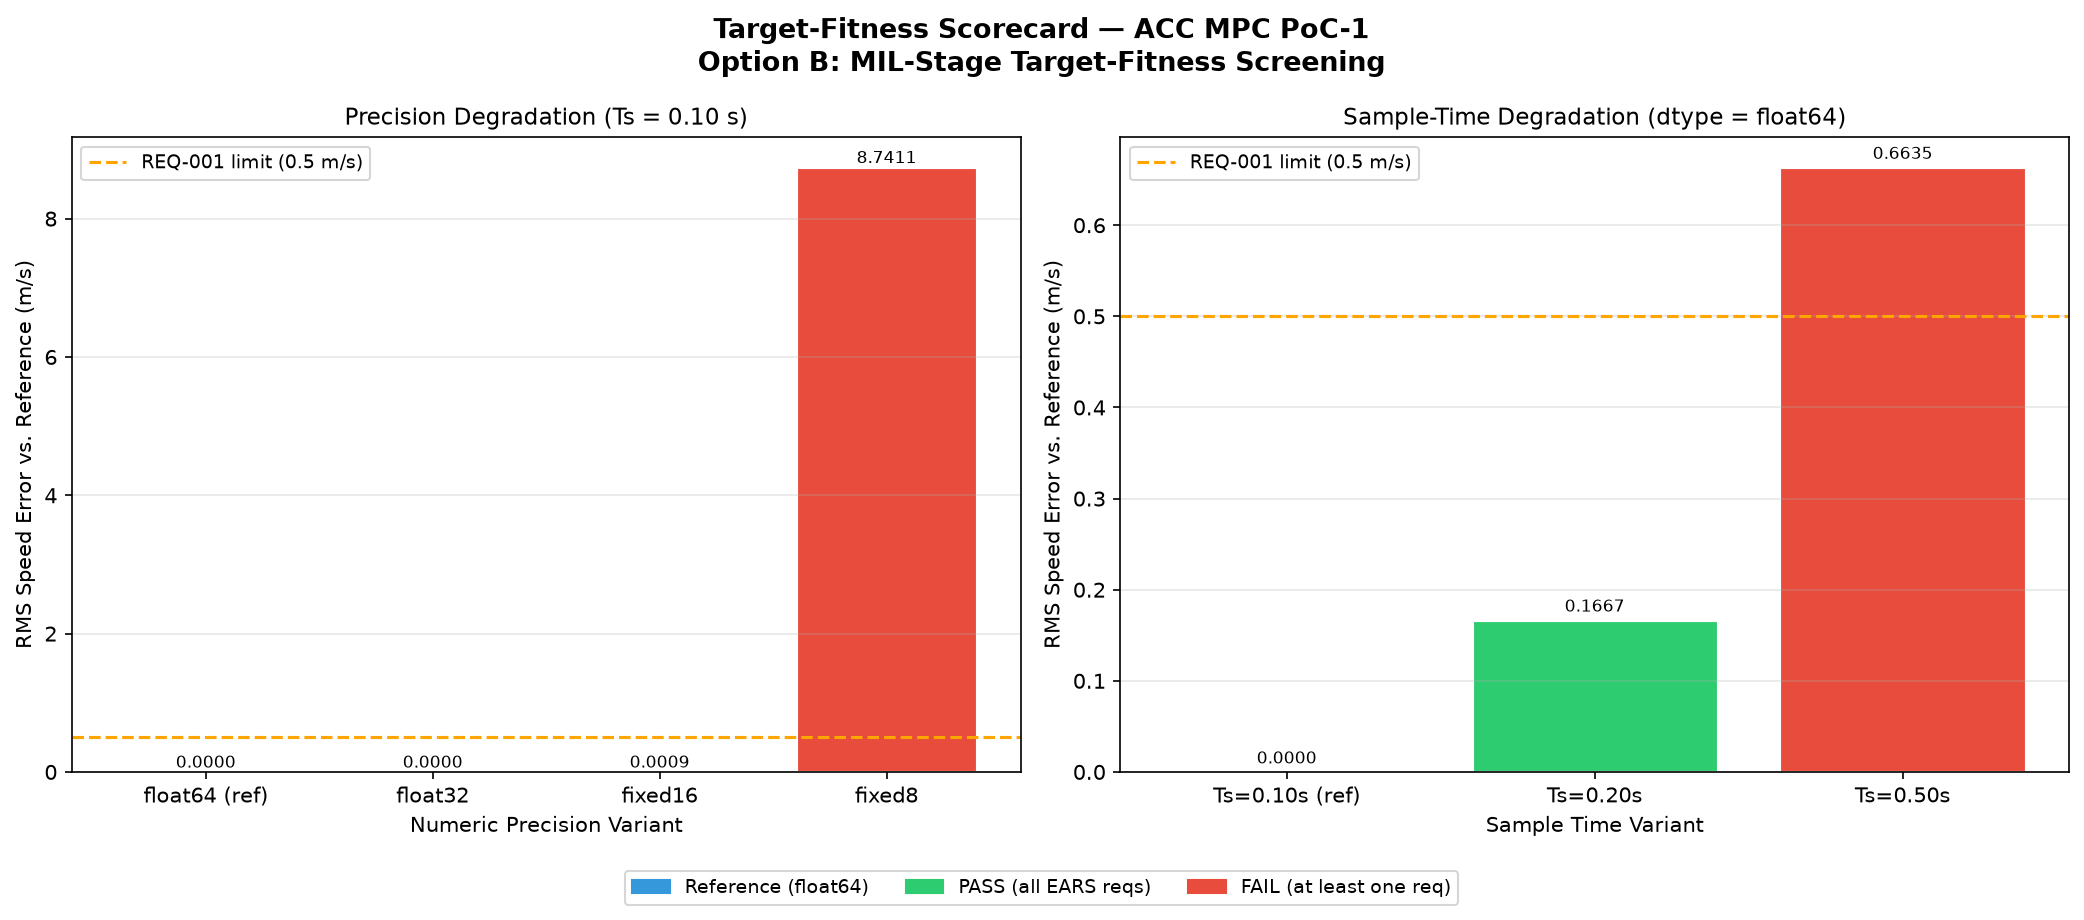

Recreate this plot in Python.
"""
scorecard.py
------------
Target-Fitness Scorecard generator.

Reads FitnessReport objects from target_fitness_degrader.py and produces:
  1. A formatted text scorecard (results/scorecard.txt)
  2. A matplotlib PNG with two subplots:
       - Precision degradation: RMS speed error vs. dtype
       - Sample-time degradation: RMS speed error vs. Ts

The scorecard is the final deliverable of Option B (PoC-1).
"""

from __future__ import annotations

import sys
from pathlib import Path

import numpy as np

ROOT = Path(__file__).resolve().parent.parent
sys.path.insert(0, str(ROOT))

from src.models.target_fitness_degrader import FitnessReport, VariantResult  # noqa: E402


# ---------------------------------------------------------------------------
# Text scorecard
# ---------------------------------------------------------------------------

_SEP  = "=" * 80
_SEP2 = "-" * 80

def _pass_fail(ok: bool) -> str:
    return "PASS" if ok else "FAIL"


def build_text_scorecard(
    prec_report: FitnessReport,
    ts_report:   FitnessReport,
    mil_results: list[dict] | None = None,
) -> str:
    """
    Build the full text scorecard string.

    Parameters
    ----------
    prec_report : precision degradation FitnessReport
    ts_report   : sample-time degradation FitnessReport
    mil_results : optional list of per-requirement MIL test results
    """
    lines: list[str] = []

    lines.append(_SEP)
    lines.append("TARGET-FITNESS SCORECARD — PoC-1 (MPC ACC Baseline)")
    lines.append("GenAI-Driven MIL Verification Framework  |  Option B: Shift-Left SIL")
    lines.append(_SEP)
    lines.append("")

    # ---- MIL test results ----
    if mil_results:
        lines.append("SECTION 1 — MIL TEST SUITE RESULTS  (float64 baseline)")
        lines.append(_SEP2)
        lines.append(f"  {'Req ID':<15} {'PASS/FAIL':<10}  Details")
        lines.append(_SEP2)
        total, passed = 0, 0
        for r in mil_results:
            total += 1
            if r.get("passed", False):
                passed += 1
            status = _pass_fail(r.get("passed", False))
            lines.append(f"  {r.get('requirement_id','?'):<15} {status:<10}  {r.get('details','')}")
        lines.append(_SEP2)
        lines.append(f"  Summary: {passed}/{total} requirements PASS at float64 baseline\n")

    # ---- Precision degradation ----
    lines.append("SECTION 2 — PRECISION DEGRADATION  (Ts = 0.10 s fixed)")
    lines.append(_SEP2)
    hdr = (f"  {'Variant':<14} {'RMS Spd Err':>12} {'Max Spd Err':>12} "
           f"{'RMS Dst Err':>12} {'Div@(s)':>10} "
           f"{'REQ-001':>8} {'REQ-002':>8} {'REQ-004':>8} {'Mem(B)':>7} {'Res':>10}")
    lines.append(hdr)
    lines.append(_SEP2)
    for vr in prec_report.all_results():
        div = f"{vr.divergence_time_s:.2f}" if vr.divergence_time_s is not None else "never"
        row = (f"  {vr.variant_label:<14} "
               f"{vr.rms_speed_error:>12.4f} {vr.max_speed_error:>12.4f} "
               f"{vr.rms_dist_error:>12.4f} {div:>10} "
               f"{_pass_fail(vr.passes_req001):>8} "
               f"{_pass_fail(vr.passes_req002):>8} "
               f"{_pass_fail(vr.passes_req004):>8} "
               f"{vr.memory_bytes:>7} "
               f"{vr.resolution:>10.2e}")
        lines.append(row)
    lines.append(_SEP2 + "\n")

    # ---- Sample-time degradation ----
    lines.append("SECTION 3 — SAMPLE-TIME DEGRADATION  (dtype = float64 fixed)")
    lines.append(_SEP2)
    lines.append(hdr)
    lines.append(_SEP2)
    for vr in ts_report.all_results():
        div = f"{vr.divergence_time_s:.2f}" if vr.divergence_time_s is not None else "never"
        row = (f"  {vr.variant_label:<14} "
               f"{vr.rms_speed_error:>12.4f} {vr.max_speed_error:>12.4f} "
               f"{vr.rms_dist_error:>12.4f} {div:>10} "
               f"{_pass_fail(vr.passes_req001):>8} "
               f"{_pass_fail(vr.passes_req002):>8} "
               f"{_pass_fail(vr.passes_req004):>8} "
               f"{vr.memory_bytes:>7} "
               f"{vr.resolution:>10.2e}")
        lines.append(row)
    lines.append(_SEP2 + "\n")

    # ---- Fitness verdict ----
    lines.append("SECTION 4 — TARGET-FITNESS VERDICT")
    lines.append(_SEP2)

    def _overall(vr: VariantResult) -> bool:
        return vr.passes_req001 and vr.passes_req002 and vr.passes_req004

    passed_prec = [vr for vr in prec_report.all_results() if _overall(vr)]
    failed_prec = [vr for vr in prec_report.all_results() if not _overall(vr)]

    lines.append(f"  Precision axis  → safe down to: "
                 f"{passed_prec[-1].variant_label if passed_prec else 'none'}")
    lines.append(f"  Precision axis  → fails at:     "
                 f"{failed_prec[0].variant_label if failed_prec else 'all pass'}")

    passed_ts = [vr for vr in ts_report.all_results() if _overall(vr)]
    failed_ts = [vr for vr in ts_report.all_results() if not _overall(vr)]
    lines.append(f"  Sample-time axis → safe up to:  "
                 f"{passed_ts[-1].variant_label if passed_ts else 'none'}")
    lines.append(f"  Sample-time axis → fails at:    "
                 f"{failed_ts[0].variant_label if failed_ts else 'all pass'}")

    lines.append("")
    lines.append("  Static memory footprint (6 state vars):")
    for vr in prec_report.all_results():
        lines.append(f"    {vr.dtype:<10} → {vr.memory_bytes} bytes")

    lines.append("")
    lines.append(_SEP)
    lines.append("End of Target-Fitness Scorecard")
    lines.append(_SEP)

    return "\n".join(lines)


# ---------------------------------------------------------------------------
# Plot
# ---------------------------------------------------------------------------

def build_scorecard_plot(
    prec_report: FitnessReport,
    ts_report:   FitnessReport,
    output_path: Path,
) -> None:
    """Generate and save a 2-panel scorecard plot."""
    try:
        import matplotlib
        matplotlib.use("Agg")
        import matplotlib.pyplot as plt
        import matplotlib.patches as mpatches
    except ImportError:
        print("  [scorecard] matplotlib not available — skipping plot.")
        return

    fig, axes = plt.subplots(1, 2, figsize=(14, 6))
    fig.suptitle(
        "Target-Fitness Scorecard — ACC MPC PoC-1\nOption B: MIL-Stage Target-Fitness Screening",
        fontsize=13, fontweight="bold"
    )

    PASS_COLOR = "#2ecc71"
    FAIL_COLOR = "#e74c3c"
    REF_COLOR  = "#3498db"

    # --- Panel 1: Precision degradation ---
    ax = axes[0]
    vrs = prec_report.all_results()
    labels   = [vr.variant_label for vr in vrs]
    rms_vals = [vr.rms_speed_error for vr in vrs]
    colors   = []
    for i, vr in enumerate(vrs):
        if i == 0:
            colors.append(REF_COLOR)
        elif vr.passes_req001 and vr.passes_req002 and vr.passes_req004:
            colors.append(PASS_COLOR)
        else:
            colors.append(FAIL_COLOR)

    bars = ax.bar(labels, rms_vals, color=colors, edgecolor="white", linewidth=1.5)
    ax.axhline(0.5, color="orange", linestyle="--", linewidth=1.5, label="REQ-001 limit (0.5 m/s)")
    ax.set_title("Precision Degradation (Ts = 0.10 s)", fontsize=11)
    ax.set_xlabel("Numeric Precision Variant")
    ax.set_ylabel("RMS Speed Error vs. Reference (m/s)")
    ax.legend(fontsize=9)
    for bar, v in zip(bars, rms_vals):
        ax.text(bar.get_x() + bar.get_width()/2, bar.get_height() + 0.005,
                f"{v:.4f}", ha="center", va="bottom", fontsize=8)
    ax.set_ylim(bottom=0)
    ax.grid(axis="y", alpha=0.3)

    # --- Panel 2: Sample-time degradation ---
    ax = axes[1]
    vrs2     = ts_report.all_results()
    labels2  = [vr.variant_label for vr in vrs2]
    rms_vals2 = [vr.rms_speed_error for vr in vrs2]
    colors2  = []
    for i, vr in enumerate(vrs2):
        if i == 0:
            colors2.append(REF_COLOR)
        elif vr.passes_req001 and vr.passes_req002 and vr.passes_req004:
            colors2.append(PASS_COLOR)
        else:
            colors2.append(FAIL_COLOR)

    bars2 = ax.bar(labels2, rms_vals2, color=colors2, edgecolor="white", linewidth=1.5)
    ax.axhline(0.5, color="orange", linestyle="--", linewidth=1.5, label="REQ-001 limit (0.5 m/s)")
    ax.set_title("Sample-Time Degradation (dtype = float64)", fontsize=11)
    ax.set_xlabel("Sample Time Variant")
    ax.set_ylabel("RMS Speed Error vs. Reference (m/s)")
    ax.legend(fontsize=9)
    for bar, v in zip(bars2, rms_vals2):
        ax.text(bar.get_x() + bar.get_width()/2, bar.get_height() + 0.005,
                f"{v:.4f}", ha="center", va="bottom", fontsize=8)
    ax.set_ylim(bottom=0)
    ax.grid(axis="y", alpha=0.3)

    # Legend patches
    legend_patches = [
        mpatches.Patch(color=REF_COLOR,  label="Reference (float64)"),
        mpatches.Patch(color=PASS_COLOR, label="PASS (all EARS reqs)"),
        mpatches.Patch(color=FAIL_COLOR, label="FAIL (at least one req)"),
    ]
    fig.legend(handles=legend_patches, loc="lower center", ncol=3, fontsize=9,
               bbox_to_anchor=(0.5, -0.02))

    plt.tight_layout(rect=[0, 0.04, 1, 1])
    output_path.parent.mkdir(parents=True, exist_ok=True)
    plt.savefig(output_path, dpi=150, bbox_inches="tight")
    plt.close(fig)
    print(f"  Scorecard plot saved: {output_path.relative_to(ROOT)}")


# ---------------------------------------------------------------------------
# Save text
# ---------------------------------------------------------------------------

def save_text_scorecard(text: str, output_path: Path) -> None:
    output_path.parent.mkdir(parents=True, exist_ok=True)
    output_path.write_text(text, encoding="utf-8")
    print(f"  Scorecard text saved: {output_path.relative_to(ROOT)}")


# ---------------------------------------------------------------------------
if __name__ == "__main__":
    from src.models.target_fitness_degrader import run_full_screening
    prec, ts = run_full_screening()
    text = build_text_scorecard(prec, ts)
    print(text)
    save_text_scorecard(text, ROOT / "results" / "scorecard.txt")
    build_scorecard_plot(prec, ts, ROOT / "results" / "scorecard.png")
